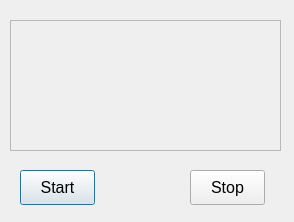
<?xml version="1.0" encoding="UTF-8"?>
<ui version="4.0">
 <class>Dialog</class>
 <widget class="QDialog" name="Dialog">
  <property name="geometry">
   <rect>
    <x>0</x>
    <y>0</y>
    <width>294</width>
    <height>222</height>
   </rect>
  </property>
  <property name="windowTitle">
   <string>Dialog</string>
  </property>
  <widget class="QTextEdit" name="Text_Area">
   <property name="enabled">
    <bool>false</bool>
   </property>
   <property name="geometry">
    <rect>
     <x>10</x>
     <y>20</y>
     <width>271</width>
     <height>131</height>
    </rect>
   </property>
   <property name="font">
    <font>
     <pointsize>14</pointsize>
    </font>
   </property>
  </widget>
  <widget class="QPushButton" name="Start_Button">
   <property name="geometry">
    <rect>
     <x>20</x>
     <y>170</y>
     <width>75</width>
     <height>35</height>
    </rect>
   </property>
   <property name="font">
    <font>
     <pointsize>12</pointsize>
    </font>
   </property>
   <property name="text">
    <string>Start</string>
   </property>
  </widget>
  <widget class="QPushButton" name="Stop_Button">
   <property name="geometry">
    <rect>
     <x>190</x>
     <y>170</y>
     <width>75</width>
     <height>35</height>
    </rect>
   </property>
   <property name="font">
    <font>
     <pointsize>12</pointsize>
    </font>
   </property>
   <property name="text">
    <string>Stop</string>
   </property>
  </widget>
 </widget>
 <resources/>
 <connections/>
</ui>
